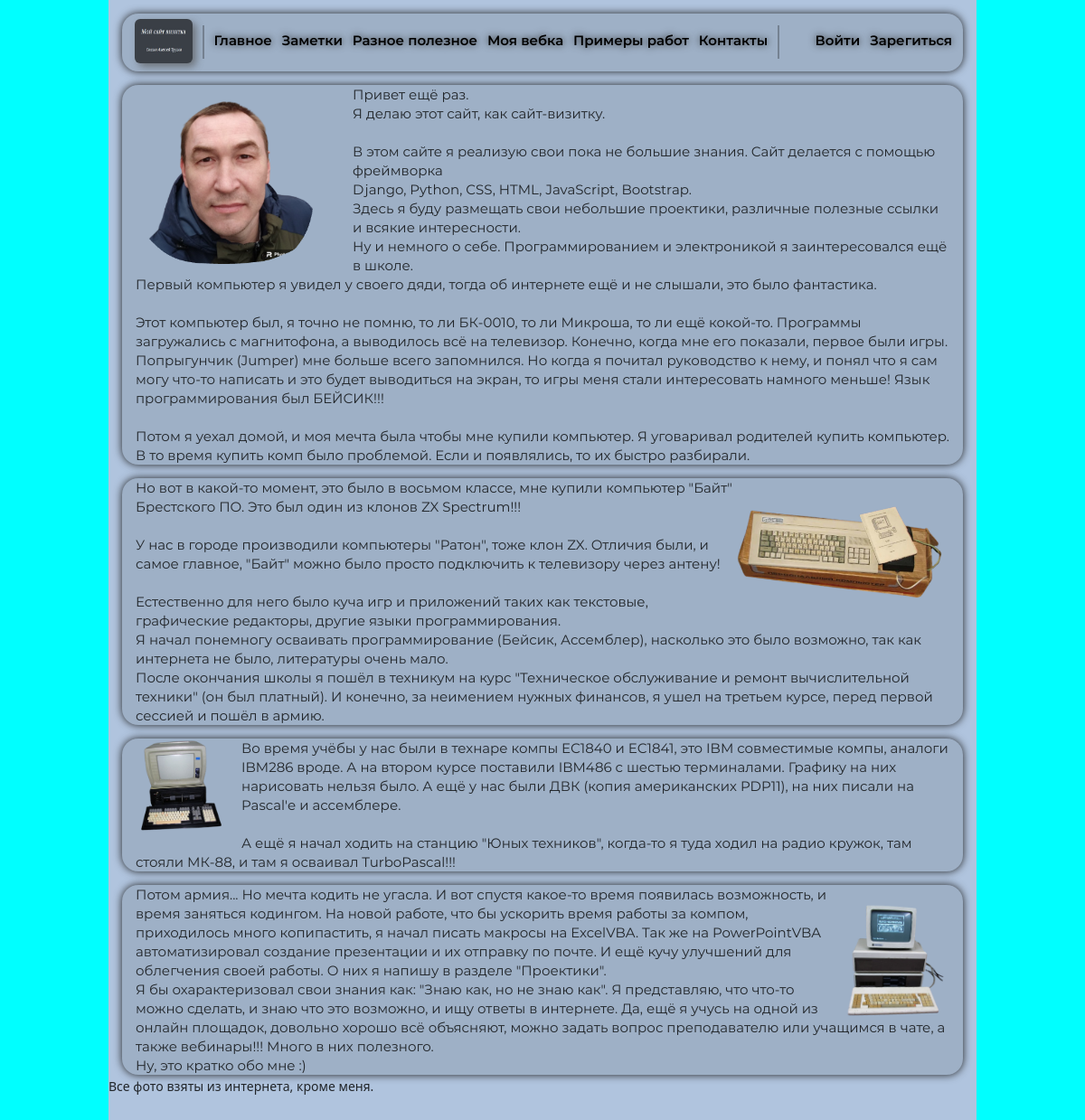
The page / on the database its author committed.
### main/models.py (models this page shows, shortened)
class Menu(models.Model):
    menu_item = models.CharField(max_length=255)
    urls = models.CharField(max_length=255)
    icon = models.CharField(max_length=255, blank=True)
    class Meta:
        verbose_name = 'Меню'
        verbose_name_plural = 'Меню'
        ordering = ['pk', 'menu_item']

class AboutMe(models.Model):
    title = models.CharField(max_length=255)
    content = models.TextField(blank=True)
    style_photo = models.CharField(max_length=255)
    path_photo = models.CharField(max_length=255)
    photo = models.ImageField(upload_to='photos/%Y/%m/%d/')
    time_create = models.DateTimeField(auto_now_add=True)
    time_update = models.DateTimeField(auto_now=True)
    is_published = models.BooleanField(default=True)
    class Meta:
        verbose_name = 'Обо мне'
        verbose_name_plural = 'Обо мне'
        ordering = ['time_create']

### main/views.py (the view)
# urls.py: path('', MainPage.as_view(), name='home'),
class MainPage(ListView):
    model_about_me = AboutMe
    model_menu = Menu
    model_log_reg_menu = LogInReg
    context_object_name = ''
    template_name='main/main.html'
    def get_queryset(self):
        return Menu.objects.prefetch_related('tags').all()
    def get_context_data(self, *, object_list=None, **kwargs):
        context = super().get_context_data(**kwargs)
        menu = list(Menu.objects.prefetch_related('tags').all())
        log_reg_menu = list(LogInReg.objects.all())
        posts = list(AboutMe.objects.all())
        context['title'] = 'Мой сайт визитка'
        context['head_1'] = 'main/head-1.html'
        context['menu'] = menu
        context['log'] = log_reg_menu
        context['posts'] = posts
        return context

### main/templates/main/main.html
{% extends 'main/base.html' %}
{% block main %}
<div class="raw col-12">
{% for p in posts %}
  <div class="head {{p.title}}">
    <div class="main-me">
      <p id="content">
        <img src="{% static '' %}{{p.path_photo}}" title="photo" alt="Иллюстрация" class="{{ p.style_photo }} image">
          {{ p.content|linebreaksbr }}
      </p>
    </div>
  </div>
{% endfor %}
</div>
<small>Все фото взяты из интернета, кроме меня.</small>
{% endblock %}

### main/templates/main/base.html (shortened to what this page needs)
{% load static %}
<!DOCTYPE html>
<html lang="en">
<head>
  <link rel="stylesheet" href="{% static 'main/css/bootstrap/css/bootstrap.min.css' %}">
  <link rel="stylesheet" href=" {% static 'main/css/stylesheet.css' %}">
  <link rel="stylesheet" href=" {% static 'main/css/main-header.css' %}">
  <link rel="stylesheet" href=" {% static 'main/css/main-main.css' %}">
  <link rel="stylesheet" href=" {% static 'main/css/adaptiv-style.css' %}">
</head>
<body>
  <div class="container-my">
    {% include head_1 %}
    <main">
      {% block main %}
      {% endblock %}
  </div>
</body>
</html>

### main/templates/main/head-1.html
{% load static %}
<div class="raw col-12">
  <div class="head">
    <div class="logo">
      <a href="{% url 'home' %}">
        <img class="logo_img" src="{% static 'main/img/logo1.png' %}" alt="logo">
      </a>
    </div>
    <div class="menu-vert-line">
      <img src="{% static 'main/img/Линия 1-vert-line-.png' %}" alt="logo">
    </div>
    <div class="main-menu-left">
      {% for m in menu %}
      <div class="menu" title="menu">
        <a href="{% url m.urls %}">
          <p class="menu-left">{{ m.menu_item }}</p>
        </a>
      </div>
      {% endfor %}
    </div>
    <div class="menu-vert-line">
      <img src="{% static 'main/img/Линия 1-vert-line-.png' %}" alt="logo">
    </div>
    <div class="main-menu-right">
      {% if request.user.is_authenticated %}
      <div class="menu-log">
          <p class="menu-right">{{ user.username }}</p>
      </div>
      <div class="menu-log">
        <a href="{% url 'logout' %}">
          <p class="menu-right">Выйти</p>
        </a>
      </div>
      {% else %}
      <div class="menu-log">
        <a href="{% url 'login' %}">
          <p class="menu-right">Войти</p>
        </a>
      </div>
      <div class="menu-log">
        <a href="{% url 'registration' %}">
          <p class="menu-right">Зарегиться</p>
        </a>
      </div>
      {% endif %}
    </div>
  </div>
</div>

### main/static/main/css/main-header.css (style rules this page uses)
body { padding: 0px; margin: 0px; border: none; background-color: aqua; }
*, *::before, *::after { box-sizing: border-box; }
.container-my { display: flow-root; margin: auto; width: 80%; height: 1440px; background-color: #B0C4DE; }
.head { display: flex; margin: 20px 20px 0 20px; font-family: Montserrat, sans-serif; font-size: 20px; font-weight: 600; line-height: 24px; overflow: hidden; background-color: #9EB0C6; border-radius: 18px; -webkit-filter: drop-shadow(0 0 5px #202020); filter: drop-shadow(0 0 5px #202020); }
.logo { margin: 6px 2vw 9px 14px; }
.logo a img { border-radius: 6px; width: 64px; height: 49px; opacity: 70%; }
.logo_img { -webkit-filter: drop-shadow(4px 4px 4px #575757); filter: drop-shadow(4px 4px 4px #575757); }
.main-menu-left { display: flex; }
.main-menu-right { display: flex; flex-direction: row; justify-content: flex-end; margin-left: auto; }
.menu-vert-line { margin-top: 13px; margin-right: 2.1vw; }
.menu { display: block; position: relative; margin-right: 2.1vw; margin-top: 19px; color: black; }
.menu-log { display: block; position: relative; margin-top: 19px; }
.menu-log:last-child { margin-left: 1.5vw; margin-right: 1vw; }
.menu a, .menu-log a { text-decoration: none; color: black; font-size: 1em; }
.menu-right, .menu-left { -webkit-filter: drop-shadow(0 0 4px #202020); filter: drop-shadow(0 0 4px #202020); }

### main/static/main/css/main-main.css (style rules this page uses)
.head { font-family: Montserrat, sans-serif; line-height: 29px; }
.chapter-1 { height: auto; list-style-type: none; }
.chapter-2 { height: auto; list-style-type: none; }
.main-me p { position: relative; font-weight: 400; margin-left: 15px; margin-right: 15px; }
.main-me { display: none; }
.main-me p:nth-last-child(2), .main-me p:last-child { margin-bottom: 0; }
.pic { display: block; position: relative; }
.image { cursor: zoom-in; }
.pic-1 { float: left; width: 20vw; height: auto; padding-right: 44.5px; padding-bottom: 10px; top: 5px; }
.pic-2 { float: right; width: 20vw; height: auto; padding-bottom: 10px; top: 5px; }
.pic-3 { float: left; width: 13%; padding-right: 20px; }
.pic-4 { float: right; width: 13%; top: 15px; }

### rows shown on the page
Menu: menu_item "Главное"
Menu: menu_item "Заметки"
Menu: menu_item "Разное полезное"
Menu: menu_item "Моя вебка"
Menu: menu_item "Примеры работ"
Menu: menu_item "Контакты"
AboutMe: path_photo (picture), content "Привет ещё раз. Я делаю этот сайт, как сайт-визитку. В этом сайте я реализую свои пока не большие знания. Сайт делается с помощью фреймворка Django, Python, CSS, HTML, JavaScript, Bootstrap. Здесь я буду размещать свои небольшие проектики, различные полезные ссылки и всякие интересности. Ну и немного о себе. Программированием и электроникой я заинтересовался ещё в школе. Первый компьютер я увидел у своего дяди, тогда об интернете ещё и не слышали, это было фантастика. Этот компьютер был, я точно не помню, то ли БК-0010, то ли Микроша, то ли ещё кокой-то. Программы загружались с магнитофона, а выводилось всё на телевизор. Конечно, когда мне его показали, первое были игры. Попрыгунчик…"
AboutMe: path_photo (picture), content "Но вот в какой-то момент, это было в восьмом классе, мне купили компьютер \"Байт\" Брестского ПО. Это был один из клонов ZX Spectrum!!! У нас в городе производили компьютеры \"Ратон\", тоже клон ZX. Отличия были, и самое главное, \"Байт\" можно было просто подключить к телевизору через антену! Естественно для него было куча игр и приложений таких как текстовые, графические редакторы, другие языки программирования. Я начал понемногу осваивать программирование (Бейсик, Ассемблер), насколько это было возможно, так как интернета не было, литературы очень мало. После окончания школы я пошёл в техникум на курс \"Техническое обслуживание и ремонт вычислительной техники\" (он был платный). И конечно, за…"
AboutMe: path_photo (picture), content "Во время учёбы у нас были в технаре компы ЕС1840 и ЕС1841, это IBM совместимые компы, аналоги IBM286 вроде. А на втором курсе поставили IBM486 с шестью терминалами. Графику на них нарисовать нельзя было. А ещё у нас были ДВК (копия американских PDP11), на них писали на Pascal'е и ассемблере. А ещё я начал ходить на станцию \"Юных техников\", когда-то я туда ходил на радио кружок, там стояли МК-88, и там я осваивал TurboPascal!!!"
AboutMe: path_photo (picture), content "Потом армия... Но мечта кодить не угасла. И вот спустя какое-то время появилась возможность, и время заняться кодингом. На новой работе, что бы ускорить время работы за компом, приходилось много копипастить, я начал писать макросы на ExcelVBA. Так же на PowerPointVBA автоматизировал создание презентации и их отправку по почте. И ещё кучу улучшений для облегчения своей работы. О них я напишу в разделе \"Проектики\". Я бы охарактеризовал свои знания как: \"Знаю как, но не знаю как\". Я представляю, что что-то можно сделать, и знаю что это возможно, и ищу ответы в интернете. Да, ещё я учусь на одной из онлайн площадок, довольно хорошо всё объясняют, можно задать вопрос преподавателю или учащимся в…"
